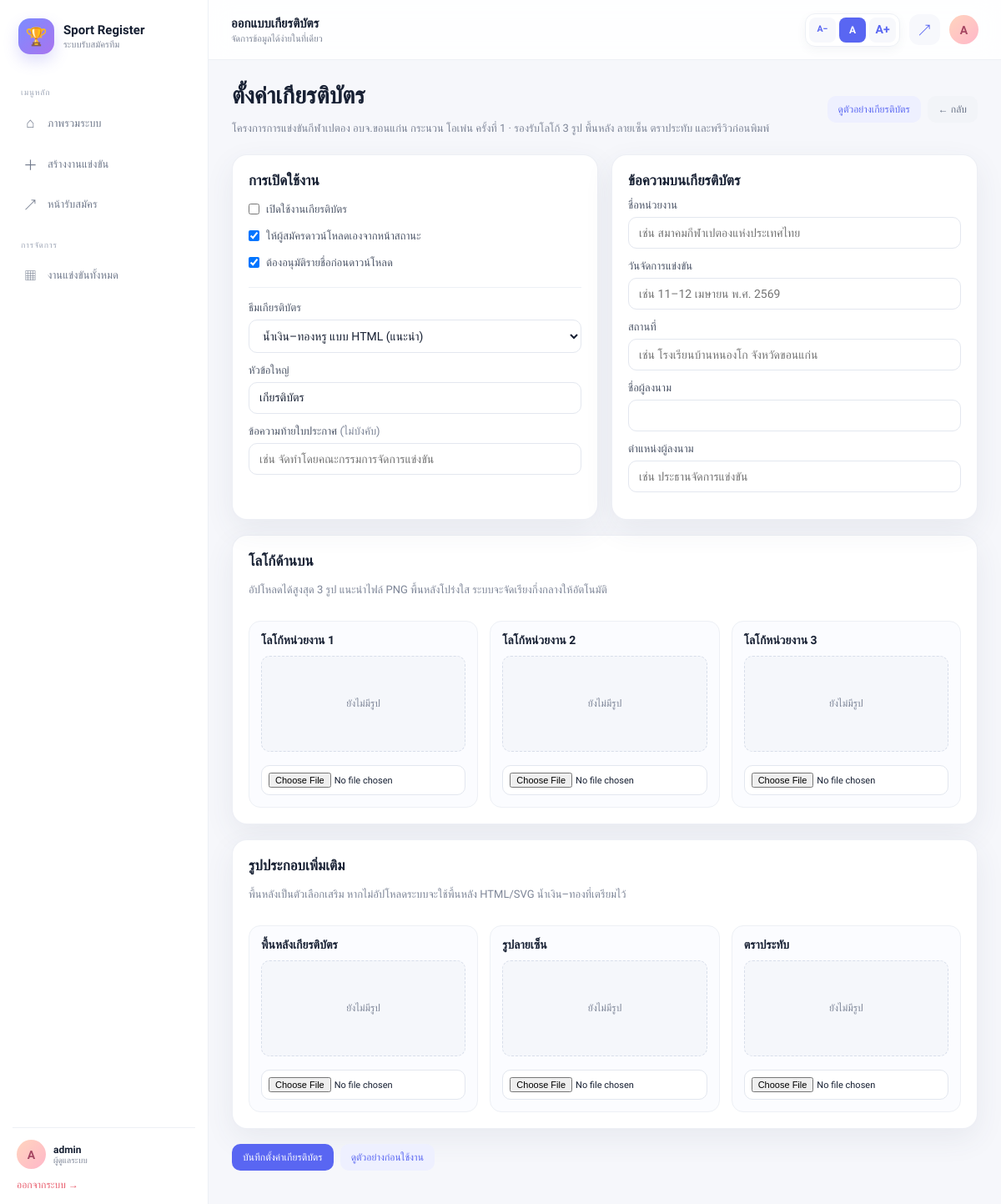
The page /admin/tournament/1/certificate-settings (signed in) on the database its author committed.
### tables this page shows
CREATE TABLE tournaments (
            id INTEGER PRIMARY KEY AUTOINCREMENT,
            title TEXT NOT NULL,
            description TEXT,
            created_by INTEGER,
            created_at TEXT,
            is_open INTEGER NOT NULL DEFAULT 1, certificates_enabled INTEGER NOT NULL DEFAULT 0, certificate_self_download INTEGER NOT NULL DEFAULT 1, certificate_require_approval INTEGER NOT NULL DEFAULT 1, cert_org TEXT, cert_date TEXT, cert_place TEXT, cert_signer TEXT, cert_signer_position TEXT, cert_style TEXT NOT NULL DEFAULT 'navy_gold', cert_heading TEXT, cert_footer_note TEXT, cert_logo_1 TEXT, cert_logo_2 TEXT, cert_logo_3 TEXT, cert_background TEXT, cert_signature TEXT, cert_stamp TEXT,
            FOREIGN KEY(created_by) REFERENCES users(id)
        );

### app.py (the view, shortened to what this page needs)
@app.route('/admin/tournament/<int:tournament_id>/certificate-settings',methods=['GET','POST'])
def certificate_settings(tournament_id):
    if not is_logged_in(): return redirect(url_for('login'))
    conn=get_db(); t=get_owned_tournament(conn,tournament_id)
    if not t: conn.close(); abort(404)
    conn.close(); return render_template('certificate_settings.html',tournament=t)

### app.py (called while the page is built)
def get_db():
    if IS_POSTGRES:
        import psycopg
        from psycopg.rows import dict_row
        return PostgresConnection(psycopg.connect(DATABASE_URL, row_factory=dict_row))
    conn = sqlite3.connect(DB_NAME)
    conn.row_factory = sqlite3.Row
    return conn

def is_logged_in(): return 'user_id' in session

def get_owned_tournament(conn,tournament_id):
    return conn.execute('SELECT * FROM tournaments WHERE id=? AND created_by=?',(tournament_id,session.get('user_id'))).fetchone()

@app.context_processor
def helpers(): return dict(category_label=category_label,gender_label=gender_label,age_label=age_label,fee_per_label=fee_per_label,award_label=award_label,event_display_name=event_display_name,allowed_member_counts=allowed_member_counts)

### templates/certificate_settings.html (shortened to what this page needs)
{% extends 'base.html' %}
{% block topbar_title %}ออกแบบเกียรติบัตร{% endblock %}
{% block content %}
<div class="page-head">
  <div><h1>ตั้งค่าเกียรติบัตร</h1><p class="muted">{{ tournament['title'] }} · รองรับโลโก้ 3 รูป พื้นหลัง ลายเซ็น ตราประทับ และพรีวิวก่อนพิมพ์</p></div>
  <div class="page-actions"><a class="btn btn-soft" target="_blank" href="{{ url_for('certificate_preview',tournament_id=tournament['id']) }}">ดูตัวอย่างเกียรติบัตร</a><a class="btn btn-secondary" href="{{ url_for('manage_events',tournament_id=tournament['id']) }}">← กลับ</a></div>
</div>
<form method="post" enctype="multipart/form-data">
<div class="grid two-col">
  <div class="card">
    <h3>การเปิดใช้งาน</h3>
    <label class="inline-check"><input type="checkbox" name="certificates_enabled" {% if tournament['certificates_enabled'] %}checked{% endif %}> เปิดใช้งานเกียรติบัตร</label>
    <label class="inline-check"><input type="checkbox" name="certificate_self_download" {% if tournament['certificate_self_download'] %}checked{% endif %}> ให้ผู้สมัครดาวน์โหลดเองจากหน้าสถานะ</label>
    <label class="inline-check"><input type="checkbox" name="certificate_require_approval" {% if tournament['certificate_require_approval'] %}checked{% endif %}> ต้องอนุมัติรายชื่อก่อนดาวน์โหลด</label>
    <hr>
    <label>ธีมเกียรติบัตร</label>
    <select name="cert_style"><option value="navy_gold" {% if (tournament['cert_style'] or 'navy_gold')=='navy_gold' %}selected{% endif %}>น้ำเงิน–ทองหรู แบบ HTML (แนะนำ)</option></select>
    <label>หัวข้อใหญ่</label><input name="cert_heading" value="{{ tournament['cert_heading'] or 'เกียรติบัตร' }}" placeholder="เกียรติบัตร">
    <label>ข้อความท้ายใบประกาศ <span class="muted">(ไม่บังคับ)</span></label><input name="cert_footer_note" value="{{ tournament['cert_footer_note'] or '' }}" placeholder="เช่น จัดทำโดยคณะกรรมการจัดการแข่งขัน">
  </div>
  <div class="card">
    <h3>ข้อความบนเกียรติบัตร</h3>
    <label>ชื่อหน่วยงาน</label><input name="cert_org" value="{{ tournament['cert_org'] or '' }}" placeholder="เช่น สมาคมกีฬาเปตองแห่งประเทศไทย">
    <label>วันจัดการแข่งขัน</label><input name="cert_date" value="{{ tournament['cert_date'] or '' }}" placeholder="เช่น 11–12 เมษายน พ.ศ. 2569">
    <label>สถานที่</label><input name="cert_place" value="{{ tournament['cert_place'] or '' }}" placeholder="เช่น โรงเรียนบ้านหนองโก จังหวัดขอนแก่น">
    <label>ชื่อผู้ลงนาม</label><input name="cert_signer" value="{{ tournament['cert_signer'] or '' }}">
    <label>ตำแหน่งผู้ลงนาม</label><input name="cert_signer_position" value="{{ tournament['cert_signer_position'] or '' }}" placeholder="เช่น ประธานจัดการแข่งขัน">
  </div>
</div>
<div class="card">
  <div class="card-head"><div><h3>โลโก้ด้านบน</h3><p class="muted">อัปโหลดได้สูงสุด 3 รูป แนะนำไฟล์ PNG พื้นหลังโปร่งใส ระบบจะจัดเรียงกึ่งกลางให้อัตโนมัติ</p></div></div>
  <div class="cert-assets-grid">
  {% for field,label in [('cert_logo_1','โลโก้หน่วยงาน 1'),('cert_logo_2','โลโก้หน่วยงาน 2'),('cert_logo_3','โลโก้หน่วยงาน 3')] %}
    <div class="asset-card"><strong>{{ label }}</strong>{% if tournament[field] %}<img src="{{ url_for('uploaded_file',filename=tournament[field]) }}" alt="{{ label }}"><label class="inline-check"><input type="checkbox" name="remove_{{ field }}"> ลบรูปเดิม</label>{% else %}<div class="asset-placeholder">ยังไม่มีรูป</div>{% endif %}<input type="file" name="{{ field }}" accept="image/png,image/jpeg,image/webp"></div>
  {% endfor %}
  </div>
</div>
<div class="card">
  <div class="card-head"><div><h3>รูปประกอบเพิ่มเติม</h3><p class="muted">พื้นหลังเป็นตัวเลือกเสริม หากไม่อัปโหลดระบบจะใช้พื้นหลัง HTML/SVG น้ำเงิน–ทองที่เตรียมไว้</p></div></div>
  <div class="cert-assets-grid">
  {% for field,label in [('cert_background','พื้นหลังเกียรติบัตร'),('cert_signature','รูปลายเซ็น'),('cert_stamp','ตราประทับ')] %}
    <div class="asset-card"><strong>{{ label }}</strong>{% if tournament[field] %}<img src="{{ url_for('uploaded_file',filename=tournament[field]) }}" alt="{{ label }}"><label class="inline-check"><input type="checkbox" name="remove_{{ field }}"> ลบรูปเดิม</label>{% else %}<div class="asset-placeholder">ยังไม่มีรูป</div>{% endif %}<input type="file" name="{{ field }}" accept="image/png,image/jpeg,image/webp"></div>
  {% endfor %}
  </div>
</div>
<div class="row-actions"><button type="submit">บันทึกตั้งค่าเกียรติบัตร</button><a class="btn btn-soft" target="_blank" href="{{ url_for('certificate_preview',tournament_id=tournament['id']) }}">ดูตัวอย่างก่อนใช้งาน</a></div>
</form>
{% endblock %}

### static/style.css (style rules this page uses)
:root { --user-font-scale:1;--bg:#f6f7fb;--card:#fff;--text:#172033;--muted:#7d8597;--line:#edf0f5;--primary:#5966f2;--primary-soft:#eef0ff;--danger:#ef6b79;--success:#36b991;--warning:#f6b95e;--sidebar:#fff;--shadow:0 12px 35px rgba(62,73,104,.08);--radius:18px }
* { box-sizing:border-box }
html { scroll-behavior:smooth;font-size:calc(16px * var(--user-font-scale)) }
body { margin:0;font-family:'Prompt',Arial,sans-serif;color:var(--text);background:var(--bg);font-size:0.875rem }
a { text-decoration:none;color:inherit }
h1,h2,h3 { margin:0 0 10px;line-height:1.3 }
h1 { font-size:1.75rem }
h3 { font-size:1.0625rem }
p { line-height:1.7 }
.muted { color:var(--muted);font-size:0.8125rem }
.page-head { display:flex;align-items:center;justify-content:space-between;gap:18px;margin-bottom:20px }
.page-head p { margin:4px 0 0 }
.page-actions,.row-actions { display:flex;gap:8px;flex-wrap:wrap;align-items:center }
.card { background:var(--card);border:1px solid rgba(234,237,244,.85);border-radius:var(--radius);padding:19px;margin-bottom:18px;box-shadow:var(--shadow) }
.grid { display:grid;gap:16px }
.grid.two-col { grid-template-columns:repeat(auto-fit,minmax(300px,1fr)) }
.card-head,.spread { display:flex;align-items:flex-start;justify-content:space-between;gap:14px }
.btn,button { border:0;border-radius:10px;padding:9px 13px;background:#5966f2;color:white;display:inline-flex;align-items:center;justify-content:center;gap:5px;font-family:inherit;font-size:0.75rem;font-weight:500;cursor:pointer;transition:.18s }
.btn-secondary { background:#f2f4f8;color:#667085 }
.btn-soft { background:#eef0ff;color:#5966f2 }
label { display:block;color:#4d5668;font-weight:500;margin-bottom:6px;font-size:0.8125rem }
input,select,textarea { width:100%;padding:10px 12px;border:1px solid #e3e7ef;border-radius:10px;background:#fff;font:inherit;color:var(--text);margin-bottom:13px;outline:none;transition:.18s }
.inline-check { display:flex;align-items:center;gap:8px;padding:5px 0;font-weight:400 }
.inline-check input { width:auto;margin:0 }
hr { border:0;border-top:1px solid var(--line);margin:16px 0 }
.cert-assets-grid { display:grid;grid-template-columns:repeat(3,minmax(0,1fr));gap:14px;margin-top:13px }
.asset-card { padding:14px;border:1px solid var(--line);border-radius:14px;background:#fbfcff }
.asset-card strong { display:block;margin-bottom:10px }
.asset-card input[type=file] { font-size:0.6875rem;margin:7px 0 0;padding:8px }
.asset-placeholder { height:115px;display:grid;place-items:center;color:var(--muted);background:#f5f7fb;border:1px dashed #d8deea;border-radius:10px;margin-bottom:9px;font-size:0.75rem }

### rows shown on the page
tournaments: title "โครงการการแข่งขันกีฬาเปตอง อบจ.ขอนแก่น กระนวน โอเพ่น ครั้งที่ 1", certificate_self_download "☑", certificate_require_approval "☑", cert_style "น้ำเงิน–ทองหรู แบบ HTML (แนะนำ)"

### other values the page prints
{{ (session.get('username') or 'A')[0]|upper }} "A"
{{ session.get('username') }} "admin"
{{ label }} "โลโก้หน่วยงาน 1" "โลโก้หน่วยงาน 2" "โลโก้หน่วยงาน 3"
{{ label }} "พื้นหลังเกียรติบัตร" "รูปลายเซ็น" "ตราประทับ"
